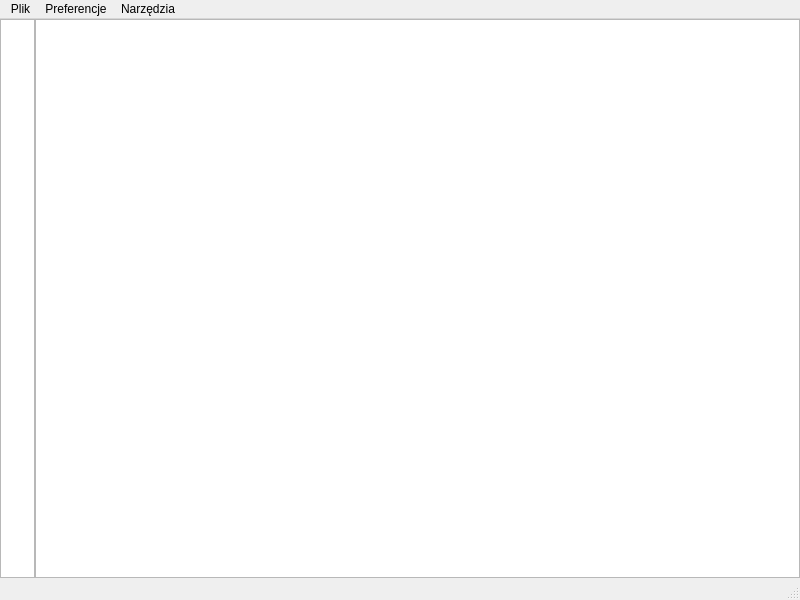
<?xml version="1.0" encoding="UTF-8"?>
<ui version="4.0">
 <class>MainWindow</class>
 <widget class="QMainWindow" name="MainWindow">
  <property name="geometry">
   <rect>
    <x>0</x>
    <y>0</y>
    <width>800</width>
    <height>600</height>
   </rect>
  </property>
  <property name="sizePolicy">
   <sizepolicy hsizetype="Expanding" vsizetype="Expanding">
    <horstretch>0</horstretch>
    <verstretch>0</verstretch>
   </sizepolicy>
  </property>
  <property name="contextMenuPolicy">
   <enum>Qt::ContextMenuPolicy::NoContextMenu</enum>
  </property>
  <property name="windowTitle">
   <string>MainWindow</string>
  </property>
  <widget class="QWidget" name="centralwidget">
   <layout class="QHBoxLayout" name="horizontalLayout">
    <property name="spacing">
     <number>0</number>
    </property>
    <property name="leftMargin">
     <number>0</number>
    </property>
    <property name="topMargin">
     <number>0</number>
    </property>
    <property name="rightMargin">
     <number>0</number>
    </property>
    <property name="bottomMargin">
     <number>0</number>
    </property>
    <item>
     <widget class="QPlainTextEdit" name="lineCounter">
      <property name="enabled">
       <bool>true</bool>
      </property>
      <property name="maximumSize">
       <size>
        <width>35</width>
        <height>16777215</height>
       </size>
      </property>
     </widget>
    </item>
    <item>
     <widget class="QPlainTextEdit" name="noteText">
      <property name="sizePolicy">
       <sizepolicy hsizetype="Preferred" vsizetype="Preferred">
        <horstretch>0</horstretch>
        <verstretch>0</verstretch>
       </sizepolicy>
      </property>
     </widget>
    </item>
   </layout>
  </widget>
  <widget class="QMenuBar" name="menubar">
   <property name="geometry">
    <rect>
     <x>0</x>
     <y>0</y>
     <width>800</width>
     <height>22</height>
    </rect>
   </property>
   <widget class="QMenu" name="menuOtw_rz_plik">
    <property name="title">
     <string>Plik</string>
    </property>
    <widget class="QMenu" name="menuOstatnioOtwarte">
     <property name="title">
      <string>Ostatnio otwarte</string>
     </property>
    </widget>
    <addaction name="createFile"/>
    <addaction name="openFile"/>
    <addaction name="menuOstatnioOtwarte"/>
    <addaction name="separator"/>
    <addaction name="saveFile"/>
    <addaction name="saveFileAs"/>
    <addaction name="print"/>
    <addaction name="separator"/>
    <addaction name="separator"/>
    <addaction name="closeFile"/>
   </widget>
   <widget class="QMenu" name="menuUstawienia">
    <property name="title">
     <string>Preferencje</string>
    </property>
    <addaction name="settings"/>
   </widget>
   <widget class="QMenu" name="menuNarz_dzia">
    <property name="title">
     <string>Narzędzia</string>
    </property>
    <addaction name="Find"/>
    <addaction name="FindAndReplace"/>
   </widget>
   <addaction name="menuOtw_rz_plik"/>
   <addaction name="menuUstawienia"/>
   <addaction name="menuNarz_dzia"/>
  </widget>
  <widget class="QStatusBar" name="statusbar"/>
  <action name="openFile">
   <property name="text">
    <string>Otwórz plik</string>
   </property>
   <property name="shortcut">
    <string>Ctrl+O</string>
   </property>
  </action>
  <action name="saveFile">
   <property name="text">
    <string>Zapisz plik</string>
   </property>
   <property name="shortcut">
    <string>Ctrl+S</string>
   </property>
  </action>
  <action name="saveFileAs">
   <property name="text">
    <string>Zapisz jako</string>
   </property>
   <property name="shortcut">
    <string>Ctrl+Shift+S</string>
   </property>
  </action>
  <action name="print">
   <property name="text">
    <string>Drukuj</string>
   </property>
   <property name="shortcut">
    <string>Ctrl+P</string>
   </property>
  </action>
  <action name="closeFile">
   <property name="text">
    <string>Zamknij plik</string>
   </property>
   <property name="shortcut">
    <string>Ctrl+W</string>
   </property>
  </action>
  <action name="settings">
   <property name="icon">
    <iconset>
     <normalon>:/icons/settings.png</normalon>
    </iconset>
   </property>
   <property name="text">
    <string>Ustawienia</string>
   </property>
  </action>
  <action name="createFile">
   <property name="text">
    <string>Utwórz plik</string>
   </property>
  </action>
  <action name="Find">
   <property name="text">
    <string>Znajdź</string>
   </property>
   <property name="shortcut">
    <string>Ctrl+F</string>
   </property>
  </action>
  <action name="FindAndReplace">
   <property name="text">
    <string>Znajdź i zamień</string>
   </property>
   <property name="shortcut">
    <string>Ctrl+H</string>
   </property>
  </action>
  <action name="Preview">
   <property name="text">
    <string>Podgląd</string>
   </property>
  </action>
  <action name="Edit">
   <property name="text">
    <string>Edycja</string>
   </property>
   <property name="toolTip">
    <string>Edit</string>
   </property>
  </action>
 </widget>
 <tabstops>
  <tabstop>noteText</tabstop>
  <tabstop>lineCounter</tabstop>
 </tabstops>
 <resources/>
 <connections/>
</ui>
